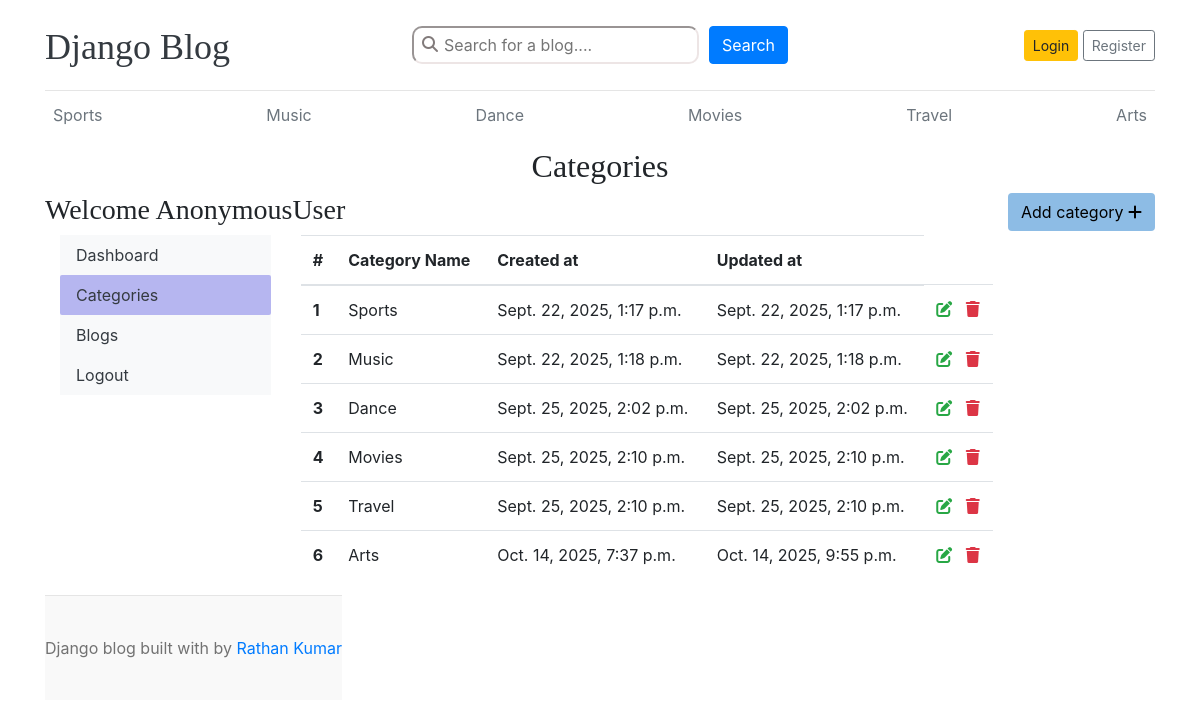
/dashboard/categories/, run on the app's committed database.
### blogs/models.py (models this page shows)
class Category(models.Model):
    category_name = models.CharField(max_length=255, unique=True)
    created_at = models.DateTimeField(auto_now_add=True)
    updated_at = models.DateTimeField(auto_now=True)
    class Meta:
        verbose_name_plural = 'categories'
    def __str__(self):
        return self.category_name

### dashboard/views.py (the view)
# urls.py: path('categories/', views.categories, name="categories"),
def categories(request):
    return render(request, 'dashboards/categories.html')

### blogs/context_processors.py (called while the page is built)
def get_categories(request):
    categories = Category.objects.all()
    return dict(categories=categories)

### templates/dashboards/categories.html (shortened to what this page needs)
{% extends 'base.html' %}
{% block content %}
<h2 class="text-center">Categories</h2>
<a href="{% url 'add_category' %}"><button class="btn float-right mb-2"
        style="background-color: rgb(141, 188, 229);">Add category <i class="fa fa-add"></i></button></a>
{% include 'dashboards/sidebar.html' %}
<div class="col-md-9">
    <table class="table table-hover">
        <thead>
            <tr>
                <th scope="col">#</th>
                <th scope="col">Category Name</th>
                <th scope="col">Created at</th>
                <th scope="col">Updated at</th>
            </tr>
        </thead>
        <tbody>
            {% for category in categories %}
            <tr>
                <th scope="row">{{forloop.counter}}</th>
                <td>{{category}}</td>
                <td>{{category.created_at}}</td>
                <td>{{category.updated_at}}</td>
                <td><a href="{% url 'edit_category' category.id %}"><i class="fa fa-edit text-success"></i></a>
                    <a href="{% url 'delete_category' category.id %}"><i class="fa fa-trash text-danger"></i></a>
                </td>
            </tr>
            {% endfor %}
        </tbody>
    </table>
</div>
{% endblock %}

### templates/base.html (shortened to what this page needs)
{% load static %}
<!DOCTYPE html>
<html lang="en">
<head>
    <link href="https://getbootstrap.com/docs/4.0/dist/css/bootstrap.min.css" rel="stylesheet">
    <link href="{% static 'css/blog.css' %}" rel="stylesheet">
    <link rel="stylesheet" href="https://cdnjs.cloudflare.com/ajax/libs/font-awesome/6.6.0/css/all.min.css">
</head>
<body>
    <div class="container">
        <header class="blog-header py-3">
            <div class="row flex-nowrap justify-content-between align-items-center">
                <div class="col-4 pt-1">
                    <a class="blog-header-logo text-dark" href="/">Django Blog</a>
                </div>
                <div class="col-4">
                    <form class="search-form" action="{% url 'search' %}" method="GET">
                        <div class="search-container">
                            <i class="fa-solid fa-magnifying-glass"></i>
                            <input type="text" name="keyword" placeholder="Search for a blog....">
                        </div>
                        <button class="btn btn-primary" id="submitbtn" type="submit">Search</button>
                    </form>
                </div>
                <div class="col-4 d-flex justify-content-end align-items-center">
                    {% if not user.is_authenticated %}
                    <a class="btn btn-sm btn-warning" href="{% url 'login' %}">Login</a> &nbsp;
                    <a class="btn btn-sm btn-outline-secondary" href="{% url 'register' %}">Register</a>
                    {% endif %}
                </div>
            </div>
        </header>
        <div class="nav-scroller py-1 mb-2">
            <nav class="nav d-flex justify-content-between">
                {% for category in categories %}
                <a class="p-2 text-muted"
                    href="{% url 'posts_by_category' category.id %}">{{category.category_name}}</a>
                {% endfor %}
            </nav>
        </div>
        {% block content %}
        {% endblock %}
        <footer class="blog-footer">
            <p>Django blog built with by <a href="#">Rathan Kumar</a></p>
        </footer>
</body>
</html>

### blog_main/static/css/blog.css (style rules this page uses)
.blog-header { border-bottom: 1px solid #e5e5e5; }
.blog-header-logo { font-family: "Playfair Display", Georgia, "Times New Roman", serif ; font-size: 2.25rem; }
h1, h2, h3, h4, h5, h6 { font-family: "Playfair Display", Georgia, "Times New Roman", serif ; }
.blog-footer { padding: 2.5rem 0; color: #727272; text-align: center; background-color: #f9f9f9; border-top: .05rem solid #e5e5e5; }
.blog-footer p:last-child { margin-bottom: 0; }
.search-form { display: flex; justify-content: center; gap: 10px; }
.search-container { position: relative; }
.search-container i { position: absolute; left: 10px; top: 10px; color: #827b7b; }
.search-container input { padding: 5px 5px 5px 30px; border-radius: 10px; border-color: rgb(237, 229, 229); }

### data on the page
Category: category_name "Sports", created_at "Sept. 22, 2025, 1:17 p.m.", updated_at "Sept. 22, 2025, 1:17 p.m."
Category: category_name "Music", created_at "Sept. 22, 2025, 1:18 p.m.", updated_at "Sept. 22, 2025, 1:18 p.m."
Category: category_name "Dance", created_at "Sept. 25, 2025, 2:02 p.m.", updated_at "Sept. 25, 2025, 2:02 p.m."
Category: category_name "Movies", created_at "Sept. 25, 2025, 2:10 p.m.", updated_at "Sept. 25, 2025, 2:10 p.m."
Category: category_name "Travel", created_at "Sept. 25, 2025, 2:10 p.m.", updated_at "Sept. 25, 2025, 2:10 p.m."
Category: category_name "Arts", created_at "Oct. 14, 2025, 7:37 p.m.", updated_at "Oct. 14, 2025, 9:55 p.m."

### other printed values
{{ user }} "AnonymousUser"
